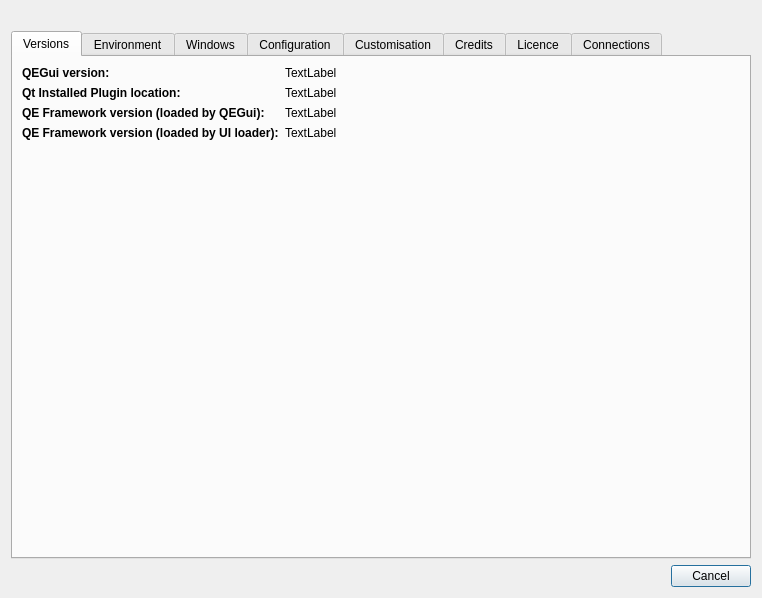
<?xml version="1.0" encoding="UTF-8"?>
<ui version="4.0">
 <class>aboutDialog</class>
 <widget class="QDialog" name="aboutDialog">
  <property name="geometry">
   <rect>
    <x>0</x>
    <y>0</y>
    <width>762</width>
    <height>598</height>
   </rect>
  </property>
  <property name="windowTitle">
   <string>QEGui About</string>
  </property>
  <layout class="QVBoxLayout" name="verticalLayout">
   <item>
    <widget class="QLabel" name="label">
     <property name="text">
      <string/>
     </property>
     <property name="pixmap">
      <pixmap resource="QEGui.qrc">:/qe/gui/icons/QEGuiIcon.png</pixmap>
     </property>
    </widget>
   </item>
   <item>
    <widget class="QTabWidget" name="tabWidget">
     <property name="currentIndex">
      <number>0</number>
     </property>
     <widget class="QWidget" name="tab">
      <attribute name="title">
       <string>Versions</string>
      </attribute>
      <layout class="QGridLayout" name="gridLayout" columnstretch="0,1">
       <item row="0" column="0">
        <widget class="QLabel" name="label_2">
         <property name="font">
          <font>
           <weight>75</weight>
           <bold>true</bold>
          </font>
         </property>
         <property name="text">
          <string>QEGui version:</string>
         </property>
        </widget>
       </item>
       <item row="0" column="1">
        <widget class="QLabel" name="QEGuiVersionLabel">
         <property name="text">
          <string>TextLabel</string>
         </property>
         <property name="textInteractionFlags">
          <set>Qt::LinksAccessibleByMouse|Qt::TextSelectableByKeyboard|Qt::TextSelectableByMouse</set>
         </property>
        </widget>
       </item>
       <item row="2" column="0">
        <widget class="QLabel" name="label_3">
         <property name="font">
          <font>
           <weight>75</weight>
           <bold>true</bold>
          </font>
         </property>
         <property name="text">
          <string>QE Framework version (loaded by QEGui):</string>
         </property>
        </widget>
       </item>
       <item row="2" column="1">
        <widget class="QLabel" name="QEFrameworkVersionQEGuiLabel">
         <property name="text">
          <string>TextLabel</string>
         </property>
         <property name="textInteractionFlags">
          <set>Qt::LinksAccessibleByMouse|Qt::TextSelectableByKeyboard|Qt::TextSelectableByMouse</set>
         </property>
        </widget>
       </item>
       <item row="3" column="1">
        <widget class="QLabel" name="QEFrameworkVersionUILoaderLabel">
         <property name="text">
          <string>TextLabel</string>
         </property>
         <property name="textInteractionFlags">
          <set>Qt::LinksAccessibleByMouse|Qt::TextSelectableByKeyboard|Qt::TextSelectableByMouse</set>
         </property>
        </widget>
       </item>
       <item row="3" column="0">
        <widget class="QLabel" name="label_4">
         <property name="font">
          <font>
           <weight>75</weight>
           <bold>true</bold>
          </font>
         </property>
         <property name="text">
          <string>QE Framework version (loaded by UI loader):</string>
         </property>
        </widget>
       </item>
       <item row="4" column="0">
        <spacer name="verticalSpacer">
         <property name="orientation">
          <enum>Qt::Vertical</enum>
         </property>
         <property name="sizeHint" stdset="0">
          <size>
           <width>20</width>
           <height>40</height>
          </size>
         </property>
        </spacer>
       </item>
       <item row="1" column="0">
        <widget class="QLabel" name="label_17">
         <property name="font">
          <font>
           <weight>75</weight>
           <bold>true</bold>
          </font>
         </property>
         <property name="text">
          <string>Qt Installed Plugin location:</string>
         </property>
        </widget>
       </item>
       <item row="1" column="1">
        <widget class="QLabel" name="QtInstalledPluginsLabel">
         <property name="text">
          <string>TextLabel</string>
         </property>
         <property name="textInteractionFlags">
          <set>Qt::LinksAccessibleByMouse|Qt::TextSelectableByKeyboard|Qt::TextSelectableByMouse</set>
         </property>
        </widget>
       </item>
      </layout>
     </widget>
     <widget class="QWidget" name="tab_2">
      <attribute name="title">
       <string>Environment</string>
      </attribute>
      <layout class="QGridLayout" name="gridLayout_2" columnstretch="0,1">
       <item row="1" column="0">
        <widget class="QLabel" name="label_5">
         <property name="font">
          <font>
           <weight>75</weight>
           <bold>true</bold>
          </font>
         </property>
         <property name="text">
          <string>Macro Substitutions:</string>
         </property>
        </widget>
       </item>
       <item row="4" column="0">
        <widget class="QLabel" name="label_6">
         <property name="font">
          <font>
           <weight>75</weight>
           <bold>true</bold>
          </font>
         </property>
         <property name="text">
          <string>Current Path:</string>
         </property>
        </widget>
       </item>
       <item row="5" column="0">
        <widget class="QLabel" name="label_7">
         <property name="font">
          <font>
           <weight>75</weight>
           <bold>true</bold>
          </font>
         </property>
         <property name="text">
          <string>Path List (-p parameter):</string>
         </property>
        </widget>
       </item>
       <item row="6" column="0">
        <widget class="QLabel" name="label_8">
         <property name="font">
          <font>
           <weight>75</weight>
           <bold>true</bold>
          </font>
         </property>
         <property name="text">
          <string>Path List:
(QE_UI_PATH  environment variable)</string>
         </property>
        </widget>
       </item>
       <item row="5" column="1">
        <widget class="QListWidget" name="pathParameterList">
         <property name="dragEnabled">
          <bool>false</bool>
         </property>
         <property name="wordWrap">
          <bool>true</bool>
         </property>
        </widget>
       </item>
       <item row="6" column="1">
        <widget class="QListWidget" name="pathVariableList"/>
       </item>
       <item row="11" column="0">
        <spacer name="verticalSpacer_2">
         <property name="orientation">
          <enum>Qt::Vertical</enum>
         </property>
         <property name="sizeHint" stdset="0">
          <size>
           <width>20</width>
           <height>40</height>
          </size>
         </property>
        </spacer>
       </item>
       <item row="0" column="0">
        <widget class="QLabel" name="label_9">
         <property name="font">
          <font>
           <weight>75</weight>
           <bold>true</bold>
          </font>
         </property>
         <property name="text">
          <string>User Level:</string>
         </property>
        </widget>
       </item>
       <item row="0" column="1">
        <widget class="QLabel" name="userLevelLabel">
         <property name="text">
          <string>TextLabel</string>
         </property>
         <property name="textFormat">
          <enum>Qt::PlainText</enum>
         </property>
        </widget>
       </item>
       <item row="9" column="0">
        <widget class="QLabel" name="label_16">
         <property name="font">
          <font>
           <weight>75</weight>
           <bold>true</bold>
          </font>
         </property>
         <property name="text">
          <string>System path environment variable:
(Relevent when launching commands)</string>
         </property>
        </widget>
       </item>
       <item row="4" column="1">
        <widget class="QPlainTextEdit" name="currentPathTextEdit">
         <property name="readOnly">
          <bool>true</bool>
         </property>
        </widget>
       </item>
       <item row="1" column="1">
        <widget class="QPlainTextEdit" name="macroSubstitutionsTextEdit">
         <property name="readOnly">
          <bool>true</bool>
         </property>
        </widget>
       </item>
       <item row="9" column="1">
        <widget class="QPlainTextEdit" name="systemPathLabelTextEdit">
         <property name="readOnly">
          <bool>true</bool>
         </property>
        </widget>
       </item>
      </layout>
     </widget>
     <widget class="QWidget" name="tab_3">
      <attribute name="title">
       <string>Windows</string>
      </attribute>
      <layout class="QVBoxLayout" name="verticalLayout_2">
       <item>
        <widget class="QTableWidget" name="windowsTable">
         <property name="columnCount">
          <number>3</number>
         </property>
         <column/>
         <column/>
         <column/>
        </widget>
       </item>
      </layout>
     </widget>
     <widget class="QWidget" name="tab_4">
      <attribute name="title">
       <string>Configuration</string>
      </attribute>
      <layout class="QGridLayout" name="gridLayout_4" columnstretch="0,1">
       <item row="0" column="0">
        <widget class="QLabel" name="label_13">
         <property name="font">
          <font>
           <weight>75</weight>
           <bold>true</bold>
          </font>
         </property>
         <property name="text">
          <string>Configuration file:</string>
         </property>
        </widget>
       </item>
       <item row="0" column="1">
        <widget class="QLabel" name="configurationFileLabel">
         <property name="text">
          <string>TextLabel</string>
         </property>
         <property name="textInteractionFlags">
          <set>Qt::LinksAccessibleByMouse|Qt::TextSelectableByKeyboard|Qt::TextSelectableByMouse</set>
         </property>
        </widget>
       </item>
       <item row="1" column="1">
        <widget class="QLabel" name="configurationNameLabel">
         <property name="text">
          <string>TextLabel</string>
         </property>
         <property name="textInteractionFlags">
          <set>Qt::LinksAccessibleByMouse|Qt::TextSelectableByKeyboard|Qt::TextSelectableByMouse</set>
         </property>
        </widget>
       </item>
       <item row="1" column="0">
        <widget class="QLabel" name="label_14">
         <property name="font">
          <font>
           <weight>75</weight>
           <bold>true</bold>
          </font>
         </property>
         <property name="text">
          <string>Configuration name:</string>
         </property>
        </widget>
       </item>
       <item row="2" column="0">
        <spacer name="verticalSpacer_4">
         <property name="orientation">
          <enum>Qt::Vertical</enum>
         </property>
         <property name="sizeHint" stdset="0">
          <size>
           <width>20</width>
           <height>40</height>
          </size>
         </property>
        </spacer>
       </item>
      </layout>
     </widget>
     <widget class="QWidget" name="widget">
      <attribute name="title">
       <string>Customisation</string>
      </attribute>
      <layout class="QGridLayout" name="gridLayout_3" columnstretch="0">
       <item row="3" column="0">
        <layout class="QGridLayout" name="gridLayout_6" columnstretch="0,0">
         <item row="0" column="1">
          <widget class="QLabel" name="internalDefaultCustomisationLabel">
           <property name="text">
            <string>TextLabel</string>
           </property>
           <property name="textInteractionFlags">
            <set>Qt::LinksAccessibleByMouse|Qt::TextSelectableByKeyboard|Qt::TextSelectableByMouse</set>
           </property>
          </widget>
         </item>
         <item row="0" column="0">
          <widget class="QLabel" name="label_10">
           <property name="font">
            <font>
             <weight>75</weight>
             <bold>true</bold>
            </font>
           </property>
           <property name="text">
            <string>Internal Default Customisation Name:</string>
           </property>
          </widget>
         </item>
         <item row="1" column="0">
          <widget class="QLabel" name="label_11">
           <property name="font">
            <font>
             <weight>75</weight>
             <bold>true</bold>
            </font>
           </property>
           <property name="text">
            <string>Default Customisation Name:</string>
           </property>
          </widget>
         </item>
         <item row="1" column="1">
          <widget class="QLabel" name="defaultWindowCustomisationNameLabel">
           <property name="text">
            <string>TextLabel</string>
           </property>
           <property name="textInteractionFlags">
            <set>Qt::LinksAccessibleByMouse|Qt::TextSelectableByKeyboard|Qt::TextSelectableByMouse</set>
           </property>
          </widget>
         </item>
         <item row="3" column="0">
          <widget class="QLabel" name="label_12">
           <property name="font">
            <font>
             <weight>75</weight>
             <bold>true</bold>
            </font>
           </property>
           <property name="text">
            <string>Customisation File:</string>
           </property>
          </widget>
         </item>
         <item row="3" column="1">
          <widget class="QLabel" name="defaultWindowCustomisationFileLabel">
           <property name="text">
            <string>TextLabel</string>
           </property>
           <property name="textInteractionFlags">
            <set>Qt::LinksAccessibleByMouse|Qt::TextSelectableByKeyboard|Qt::TextSelectableByMouse</set>
           </property>
          </widget>
         </item>
         <item row="2" column="0">
          <widget class="QLabel" name="label_15">
           <property name="font">
            <font>
             <weight>75</weight>
             <bold>true</bold>
            </font>
           </property>
           <property name="text">
            <string>Startup Customisation Name:</string>
           </property>
          </widget>
         </item>
         <item row="2" column="1">
          <widget class="QLabel" name="startupWindowCustomisationNameLabel">
           <property name="text">
            <string>TextLabel</string>
           </property>
           <property name="textInteractionFlags">
            <set>Qt::LinksAccessibleByMouse|Qt::TextSelectableByKeyboard|Qt::TextSelectableByMouse</set>
           </property>
          </widget>
         </item>
        </layout>
       </item>
       <item row="4" column="0">
        <widget class="QGroupBox" name="groupBox">
         <property name="title">
          <string>Customisation load log:</string>
         </property>
         <layout class="QVBoxLayout" name="verticalLayout_5">
          <item>
           <widget class="QScrollArea" name="scrollArea">
            <property name="widgetResizable">
             <bool>true</bool>
            </property>
            <widget class="QWidget" name="scrollAreaWidgetContents">
             <property name="geometry">
              <rect>
               <x>0</x>
               <y>0</y>
               <width>718</width>
               <height>335</height>
              </rect>
             </property>
             <layout class="QVBoxLayout" name="verticalLayout_6">
              <item>
               <widget class="QLabel" name="windowCustomisationLoadLogLabel">
                <property name="text">
                 <string>TextLabel</string>
                </property>
                <property name="alignment">
                 <set>Qt::AlignLeading|Qt::AlignLeft|Qt::AlignTop</set>
                </property>
                <property name="wordWrap">
                 <bool>true</bool>
                </property>
                <property name="textInteractionFlags">
                 <set>Qt::LinksAccessibleByMouse|Qt::TextSelectableByKeyboard|Qt::TextSelectableByMouse</set>
                </property>
               </widget>
              </item>
              <item>
               <spacer name="verticalSpacer_3">
                <property name="orientation">
                 <enum>Qt::Vertical</enum>
                </property>
                <property name="sizeHint" stdset="0">
                 <size>
                  <width>20</width>
                  <height>40</height>
                 </size>
                </property>
               </spacer>
              </item>
             </layout>
            </widget>
           </widget>
          </item>
         </layout>
        </widget>
       </item>
      </layout>
     </widget>
     <widget class="QWidget" name="tab_5">
      <attribute name="title">
       <string>Credits</string>
      </attribute>
      <layout class="QVBoxLayout" name="verticalLayout_3">
       <item>
        <widget class="QTextEdit" name="textEdit">
         <property name="readOnly">
          <bool>true</bool>
         </property>
         <property name="html">
          <string>&lt;!DOCTYPE HTML PUBLIC &quot;-//W3C//DTD HTML 4.0//EN&quot; &quot;http://www.w3.org/TR/REC-html40/strict.dtd&quot;&gt;
&lt;html&gt;&lt;head&gt;&lt;meta name=&quot;qrichtext&quot; content=&quot;1&quot; /&gt;&lt;style type=&quot;text/css&quot;&gt;
p, li { white-space: pre-wrap; }
&lt;/style&gt;&lt;/head&gt;&lt;body style=&quot; font-family:'Sans Serif'; font-size:10pt; font-weight:400; font-style:normal;&quot;&gt;
&lt;p style=&quot; margin-top:12px; margin-bottom:12px; margin-left:0px; margin-right:0px; -qt-block-indent:0; text-indent:0px;&quot;&gt;QEGui is part of the epicsqt framework. &lt;a href=&quot;http://sourceforge.net/projects/epicsqt/&quot;&gt;&lt;span style=&quot; text-decoration: underline; color:#0057ae;&quot;&gt;http://sourceforge.net/projects/epicsqt/&lt;/span&gt;&lt;/a&gt;&lt;/p&gt;
&lt;p style=&quot;-qt-paragraph-type:empty; margin-top:12px; margin-bottom:12px; margin-left:0px; margin-right:0px; -qt-block-indent:0; text-indent:0px;&quot;&gt;&lt;/p&gt;
&lt;p style=&quot; margin-top:0px; margin-bottom:0px; margin-left:0px; margin-right:0px; -qt-block-indent:0; text-indent:0px;&quot;&gt;&lt;br /&gt;&lt;/p&gt;
&lt;p style=&quot; margin-top:12px; margin-bottom:12px; margin-left:0px; margin-right:0px; -qt-block-indent:0; text-indent:0px;&quot;&gt;The epicsqt framework relies on QWT for plotting. &lt;a href=&quot;http://sourceforge.net/projects/qwt/&quot;&gt;&lt;span style=&quot; text-decoration: underline; color:#0057ae;&quot;&gt;http://sourceforge.net/projects/qwt/&lt;/span&gt;&lt;/a&gt;&lt;/p&gt;
&lt;p style=&quot;-qt-paragraph-type:empty; margin-top:12px; margin-bottom:12px; margin-left:0px; margin-right:0px; -qt-block-indent:0; text-indent:0px; font-family:'Sans';&quot;&gt;&lt;/p&gt;
&lt;p style=&quot; margin-top:0px; margin-bottom:0px; margin-left:0px; margin-right:0px; -qt-block-indent:0; text-indent:0px;&quot;&gt;&lt;span style=&quot; font-family:'Sans';&quot;&gt;&lt;br /&gt;&lt;/span&gt;&lt;/p&gt;
&lt;p style=&quot; margin-top:12px; margin-bottom:12px; margin-left:0px; margin-right:0px; -qt-block-indent:0; text-indent:0px;&quot;&gt;To access the Channel Archive data, the epicsqt framework relies on the maiaXmlRpcClient and support classes written by Frerich Raabe &amp;lt;raabe@kde.org&amp;gt;, Ian Reinhart Geiser &amp;lt;geiseri@kde.org&amp;gt;, Karl Glatz and Sebastian Wiedenroth &amp;lt;wiedi@frubar.net&amp;gt;.&lt;/p&gt;
&lt;p style=&quot;-qt-paragraph-type:empty; margin-top:12px; margin-bottom:12px; margin-left:0px; margin-right:0px; -qt-block-indent:0; text-indent:0px;&quot;&gt;&lt;/p&gt;
&lt;p style=&quot; margin-top:0px; margin-bottom:0px; margin-left:0px; margin-right:0px; -qt-block-indent:0; text-indent:0px;&quot;&gt;&lt;br /&gt;&lt;/p&gt;
&lt;p style=&quot; margin-top:12px; margin-bottom:12px; margin-left:0px; margin-right:0px; -qt-block-indent:0; text-indent:0px;&quot;&gt;When built with MPEG support, the epicsqt framework relies on FFmpeg for reading MPEG image streams. &lt;span style=&quot; text-decoration: underline; color:#0057ae;&quot;&gt;http://www.ffmpeg.org/&lt;/span&gt;&lt;/p&gt;
&lt;p style=&quot;-qt-paragraph-type:empty; margin-top:12px; margin-bottom:12px; margin-left:0px; margin-right:0px; -qt-block-indent:0; text-indent:0px;&quot;&gt;&lt;/p&gt;
&lt;p style=&quot; margin-top:0px; margin-bottom:0px; margin-left:0px; margin-right:0px; -qt-block-indent:0; text-indent:0px;&quot;&gt;&lt;br /&gt;&lt;/p&gt;
&lt;p style=&quot; margin-top:12px; margin-bottom:12px; margin-left:0px; margin-right:0px; -qt-block-indent:0; text-indent:0px;&quot;&gt;The QEGui application can be built to support caQtDM widgets provided by The Paul Scherrer Institute. &lt;a href=&quot;http://epics.web.psi.ch/software/caqtdm/&quot;&gt;&lt;span style=&quot; text-decoration: underline; color:#0057ae;&quot;&gt;http://epics.web.psi.ch/software/caqtdm/&lt;/span&gt;&lt;/a&gt;&lt;/p&gt;&lt;/body&gt;&lt;/html&gt;</string>
         </property>
        </widget>
       </item>
      </layout>
     </widget>
     <widget class="QWidget" name="tab_6">
      <attribute name="title">
       <string>Licence</string>
      </attribute>
      <layout class="QVBoxLayout" name="verticalLayout_4">
       <item>
        <widget class="QTextEdit" name="textEdit_2">
         <property name="readOnly">
          <bool>true</bool>
         </property>
         <property name="html">
          <string>&lt;!DOCTYPE HTML PUBLIC &quot;-//W3C//DTD HTML 4.0//EN&quot; &quot;http://www.w3.org/TR/REC-html40/strict.dtd&quot;&gt;
&lt;html&gt;&lt;head&gt;&lt;meta name=&quot;qrichtext&quot; content=&quot;1&quot; /&gt;&lt;style type=&quot;text/css&quot;&gt;
p, li { white-space: pre-wrap; }
&lt;/style&gt;&lt;/head&gt;&lt;body style=&quot; font-family:'Sans Serif'; font-size:10pt; font-weight:400; font-style:normal;&quot;&gt;
&lt;p style=&quot; margin-top:0px; margin-bottom:0px; margin-left:0px; margin-right:0px; -qt-block-indent:0; text-indent:0px;&quot;&gt;&lt;span style=&quot; color:#000000;&quot;&gt;QEGui is part of the &lt;/span&gt;epicsqt&lt;span style=&quot; color:#000000;&quot;&gt; framework which is free software: you can redistribute it and/or modify &lt;/span&gt;&lt;span style=&quot; font-family:'Courier New,courier'; color:#000000;&quot;&gt;it under the terms of the GNU Lesser General Public License as published by the Free Software Foundation, either version 3 of the License, or (at your option) any later version.&lt;/span&gt;&lt;/p&gt;
&lt;p style=&quot;-qt-paragraph-type:empty; margin-top:0px; margin-bottom:0px; margin-left:0px; margin-right:0px; -qt-block-indent:0; text-indent:0px; font-family:'Courier New,courier'; color:#000000;&quot;&gt;&lt;/p&gt;
&lt;p style=&quot; margin-top:0px; margin-bottom:0px; margin-left:0px; margin-right:0px; -qt-block-indent:0; text-indent:0px;&quot;&gt;&lt;span style=&quot; font-family:'Courier New,courier'; color:#000000;&quot;&gt;&lt;br /&gt;&lt;/span&gt;&lt;/p&gt;
&lt;p style=&quot; margin-top:0px; margin-bottom:0px; margin-left:0px; margin-right:0px; -qt-block-indent:0; text-indent:0px;&quot;&gt;&lt;span style=&quot; font-family:'Courier New,courier'; color:#000000;&quot;&gt;&lt;br /&gt;&lt;/span&gt;&lt;/p&gt;
&lt;p style=&quot; margin-top:0px; margin-bottom:0px; margin-left:0px; margin-right:0px; -qt-block-indent:0; text-indent:0px;&quot;&gt;&lt;span style=&quot; font-family:'Courier New,courier'; color:#000000;&quot;&gt;&lt;br /&gt;&lt;/span&gt;&lt;/p&gt;
&lt;p style=&quot; margin-top:0px; margin-bottom:0px; margin-left:0px; margin-right:0px; -qt-block-indent:0; text-indent:0px;&quot;&gt;&lt;span style=&quot; font-family:'Courier New,courier'; color:#000000;&quot;&gt;&lt;br /&gt;&lt;/span&gt;&lt;/p&gt;
&lt;p style=&quot; margin-top:0px; margin-bottom:0px; margin-left:0px; margin-right:0px; -qt-block-indent:0; text-indent:0px;&quot;&gt;&lt;span style=&quot; font-family:'Courier New,courier'; color:#000000;&quot;&gt;The EPICS QT Framework is distributed in the hope that it will be useful, but WITHOUT ANY WARRANTY; without even the implied warranty of MERCHANTABILITY or FITNESS FOR A PARTICULAR PURPOSE.  See the GNU Lesser General Public License for more details.&lt;/span&gt;&lt;/p&gt;
&lt;p style=&quot;-qt-paragraph-type:empty; margin-top:0px; margin-bottom:0px; margin-left:0px; margin-right:0px; -qt-block-indent:0; text-indent:0px; font-family:'Courier New,courier'; color:#000000;&quot;&gt;&lt;/p&gt;
&lt;p style=&quot; margin-top:0px; margin-bottom:0px; margin-left:0px; margin-right:0px; -qt-block-indent:0; text-indent:0px;&quot;&gt;&lt;span style=&quot; font-family:'Courier New,courier'; color:#000000;&quot;&gt;&lt;br /&gt;&lt;/span&gt;&lt;/p&gt;
&lt;p style=&quot; margin-top:0px; margin-bottom:0px; margin-left:0px; margin-right:0px; -qt-block-indent:0; text-indent:0px;&quot;&gt;&lt;span style=&quot; font-family:'Courier New,courier'; color:#000000;&quot;&gt;&lt;br /&gt;&lt;/span&gt;&lt;/p&gt;
&lt;p style=&quot; margin-top:0px; margin-bottom:0px; margin-left:0px; margin-right:0px; -qt-block-indent:0; text-indent:0px;&quot;&gt;&lt;span style=&quot; font-family:'Courier New,courier'; color:#000000;&quot;&gt;&lt;br /&gt;&lt;/span&gt;&lt;/p&gt;
&lt;p style=&quot; margin-top:0px; margin-bottom:0px; margin-left:0px; margin-right:0px; -qt-block-indent:0; text-indent:0px;&quot;&gt;&lt;span style=&quot; font-family:'Courier New,courier'; color:#000000;&quot;&gt;&lt;br /&gt;&lt;/span&gt;&lt;/p&gt;
&lt;p style=&quot; margin-top:0px; margin-bottom:0px; margin-left:0px; margin-right:0px; -qt-block-indent:0; text-indent:0px;&quot;&gt;&lt;span style=&quot; font-family:'Courier New,courier'; color:#000000;&quot;&gt;You should have received a copy of the GNU Lesser General Public License along with the EPICS QT Framework.  If not, see &lt;/span&gt;&lt;a href=&quot;http://www.gnu.org/licenses/&quot;&gt;&lt;span style=&quot; text-decoration: underline; color:#0057ae;&quot;&gt;http://www.gnu.org/licenses/&lt;/span&gt;&lt;/a&gt;&lt;span style=&quot; font-family:'Courier New,courier'; color:#000000;&quot;&gt;.&lt;/span&gt;&lt;/p&gt;
&lt;p style=&quot;-qt-paragraph-type:empty; margin-top:0px; margin-bottom:0px; margin-left:0px; margin-right:0px; -qt-block-indent:0; text-indent:0px; font-family:'Courier New,courier'; color:#000000;&quot;&gt;&lt;/p&gt;
&lt;p style=&quot; margin-top:0px; margin-bottom:0px; margin-left:0px; margin-right:0px; -qt-block-indent:0; text-indent:0px;&quot;&gt;&lt;span style=&quot; font-family:'Courier New,courier'; color:#000000;&quot;&gt;&lt;br /&gt;&lt;/span&gt;&lt;/p&gt;
&lt;p style=&quot; margin-top:0px; margin-bottom:0px; margin-left:0px; margin-right:0px; -qt-block-indent:0; text-indent:0px;&quot;&gt;&lt;span style=&quot; font-family:'Courier New,courier'; color:#000000;&quot;&gt;&lt;br /&gt;&lt;/span&gt;&lt;/p&gt;
&lt;p style=&quot; margin-top:0px; margin-bottom:0px; margin-left:0px; margin-right:0px; -qt-block-indent:0; text-indent:0px;&quot;&gt;&lt;span style=&quot; font-family:'Courier New,courier'; color:#000000;&quot;&gt;&lt;br /&gt;&lt;/span&gt;&lt;/p&gt;
&lt;p style=&quot; margin-top:0px; margin-bottom:0px; margin-left:0px; margin-right:0px; -qt-block-indent:0; text-indent:0px;&quot;&gt;&lt;span style=&quot; font-family:'Courier New,courier'; color:#000000;&quot;&gt;&lt;br /&gt;&lt;/span&gt;&lt;/p&gt;
&lt;p style=&quot; margin-top:0px; margin-bottom:0px; margin-left:0px; margin-right:0px; -qt-block-indent:0; text-indent:0px;&quot;&gt;&lt;span style=&quot; font-family:'Courier New,courier'; color:#000000;&quot;&gt;Copyright (c) 2013&lt;/span&gt;&lt;/p&gt;&lt;/body&gt;&lt;/html&gt;</string>
         </property>
        </widget>
       </item>
      </layout>
     </widget>
     <widget class="QWidget" name="tab_7">
      <attribute name="title">
       <string>Connections</string>
      </attribute>
      <layout class="QGridLayout" name="gridLayout_5" columnstretch="0,1">
       <item row="0" column="0">
        <widget class="QLabel" name="label_19">
         <property name="font">
          <font>
           <weight>75</weight>
           <bold>true</bold>
          </font>
         </property>
         <property name="text">
          <string>Disconnected channels:</string>
         </property>
        </widget>
       </item>
       <item row="1" column="0">
        <widget class="QLabel" name="label_18">
         <property name="font">
          <font>
           <weight>75</weight>
           <bold>true</bold>
          </font>
         </property>
         <property name="text">
          <string>Connected Channels:</string>
         </property>
        </widget>
       </item>
       <item row="3" column="0">
        <spacer name="verticalSpacer_5">
         <property name="orientation">
          <enum>Qt::Vertical</enum>
         </property>
         <property name="sizeHint" stdset="0">
          <size>
           <width>20</width>
           <height>410</height>
          </size>
         </property>
        </spacer>
       </item>
       <item row="0" column="1">
        <widget class="QLabel" name="disconnectedChannelsLabel">
         <property name="text">
          <string>TextLabel</string>
         </property>
         <property name="textInteractionFlags">
          <set>Qt::LinksAccessibleByMouse|Qt::TextSelectableByKeyboard|Qt::TextSelectableByMouse</set>
         </property>
        </widget>
       </item>
       <item row="1" column="1">
        <widget class="QLabel" name="connectedChannelsLabel">
         <property name="text">
          <string>TextLabel</string>
         </property>
         <property name="textInteractionFlags">
          <set>Qt::LinksAccessibleByMouse|Qt::TextSelectableByKeyboard|Qt::TextSelectableByMouse</set>
         </property>
        </widget>
       </item>
      </layout>
     </widget>
    </widget>
   </item>
   <item>
    <widget class="QDialogButtonBox" name="buttonBox">
     <property name="orientation">
      <enum>Qt::Horizontal</enum>
     </property>
     <property name="standardButtons">
      <set>QDialogButtonBox::Cancel</set>
     </property>
    </widget>
   </item>
  </layout>
 </widget>
 <resources>
  <include location="QEGui.qrc"/>
 </resources>
 <connections>
  <connection>
   <sender>buttonBox</sender>
   <signal>accepted()</signal>
   <receiver>aboutDialog</receiver>
   <slot>accept()</slot>
   <hints>
    <hint type="sourcelabel">
     <x>248</x>
     <y>254</y>
    </hint>
    <hint type="destinationlabel">
     <x>157</x>
     <y>274</y>
    </hint>
   </hints>
  </connection>
  <connection>
   <sender>buttonBox</sender>
   <signal>rejected()</signal>
   <receiver>aboutDialog</receiver>
   <slot>reject()</slot>
   <hints>
    <hint type="sourcelabel">
     <x>316</x>
     <y>260</y>
    </hint>
    <hint type="destinationlabel">
     <x>286</x>
     <y>274</y>
    </hint>
   </hints>
  </connection>
 </connections>
</ui>
